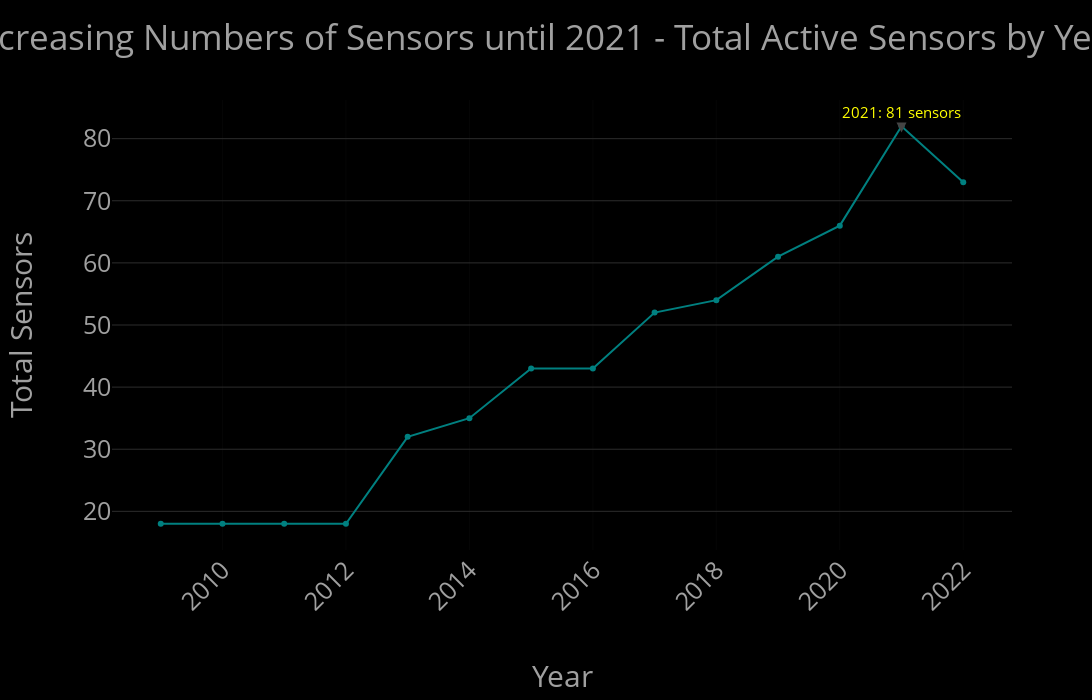

Write notebook code for a chart like this one.
### Markdown cell above
Ok, I can now plot it:

### Code cell
year = 2021
total_sensors = 81

figure = px.line(
    df_sensors_cnt_years,
    x="Year",
    y="Total_Sensors",
    markers=True,
    height=700,
    title="Increasing Numbers of Sensors until 2021 - Total Active Sensors by Year",
    line_shape='linear'
)

figure.update_traces(line=dict(color='teal'))

figure.add_annotation(
    x=year,
    y=total_sensors,
    text=f"{year}:\n{total_sensors} sensors",
    showarrow=True,
    arrowhead=2,
    ax=0,
    ay=-20,  # 10px above the point
    font=dict(size=15, color="yellow")
)

figure.update_layout(
    xaxis=dict(
        title="Year",
        title_standoff=50,
        automargin=True  # Ensures Plotly adjusts space automatically
    ),
    yaxis=dict(
        title="Total Sensors",
        title_standoff=50,
        automargin=True  # Prevents overlap issues
    ),
    # Extra space for better visibility
    yaxis_showgrid=True,
    yaxis_gridcolor='rgb(45,45,45)'  # Almost Black
)

# Dynamically adjust the width based on the title length
figure.update_layout(
    width=len(figure.layout.title.text) * 20
)

figure.show()

### Figure 1 — Plotly figure (JSON) as saved in the notebook; plotly's stock layout.template omitted (floating-point values rounded to 4 significant figures)
{"data": [{"hovertemplate": "Year=%{x}<br>Total_Sensors=%{y}<extra></extra>", "legendgroup": "", "line": {"color": "teal", "dash": "solid", "shape": "linear"}, "marker": {"symbol": "circle"}, "mode": "lines+markers", "name": "", "orientation": "v", "showlegend": false, "type": "scatter", "x": [2009, 2010, 2011, 2012, 2013, 2014, 2015, 2016, 2017, 2018, 2019, 2020, 2021, 2022], "xaxis": "x", "y": [18, 18, 18, 18, 32, 35, 43, 43, 52, 54, 61, 66, 82, 73], "yaxis": "y"}], "layout": {"annotations": [{"arrowhead": 2, "ax": 0, "ay": -20, "font": {"color": "yellow", "size": 15}, "showarrow": true, "text": "2021:\n81 sensors", "x": 2021, "y": 81}], "height": 700, "legend": {"tracegroupgap": 0}, "title": {"text": "Increasing Numbers of Sensors until 2021 - Total Active Sensors by Year"}, "width": 1420, "xaxis": {"anchor": "y", "automargin": true, "domain": [0, 1], "title": {"standoff": 50, "text": "Year"}}, "yaxis": {"anchor": "x", "automargin": true, "domain": [0, 1], "gridcolor": "rgb(45,45,45)", "showgrid": true, "title": {"standoff": 50, "text": "Total Sensors"}}}}
